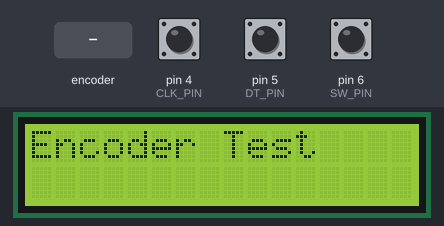
The sketch below on a simulated Arduino Uno, built with avr-gcc and run on an emulated ATmega328P. Parts: 16×2 character LCD. The inputs (shaded band) are chosen by the test bench; at power-on: pin 6 (SW_PIN) HIGH, pin 4 (CLK_PIN) HIGH, pin 5 (DT_PIN) HIGH. What the sketch prints to the serial monitor is not drawn.

Above: at 1.3 s.
1.4 s: rotary encoder on pin 4 (CLK_PIN) / pin 5 (DT_PIN) turned 3 steps (first pin leading)
At 3.0 s:
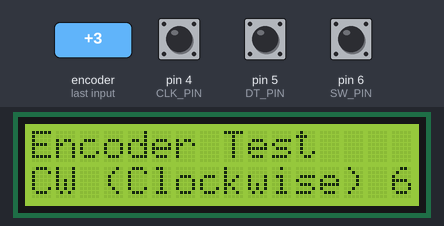
3.5 s: pin 6 (SW_PIN) pulled LOW for 3.2 s
At 3.9 s:
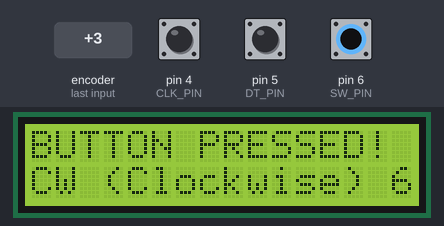
8.2 s: rotary encoder on pin 4 (CLK_PIN) / pin 5 (DT_PIN) turned 2 steps (second pin leading)
At 9.5 s:
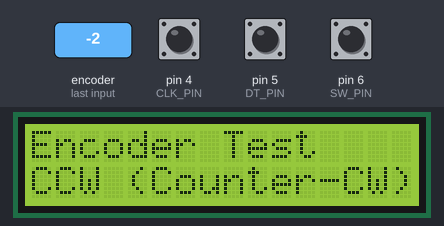
10.1 s: pin 6 (SW_PIN) pulled LOW for 0.15 s
At 10.5 s:
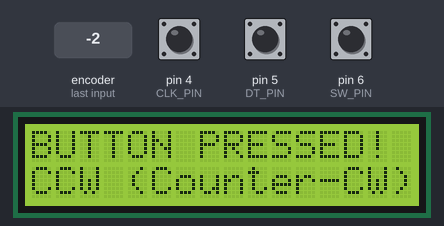
Timing chart, 0 to 13.1 s (numbered marks = the images above; inputs shaded):
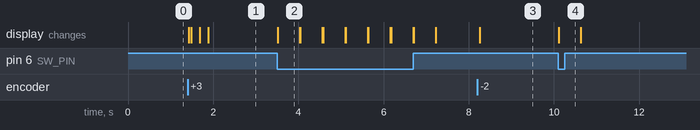

Measured:
- after the input at 1.4 s, the display: first changes at once (image 1 shows a later state)
- after the input at 3.5 s, the display: changes at once (image 2)
- after the input at 8.2 s, the display: changes after 0.06 s (image 3)
- after the input at 10.1 s, the display: changes at once (image 4)
- what the display in image 2 shows lasts 0.5 s, from 3.5 s to 4.0 s

The sketch:

Test_RotaryEncoder.ino
```cpp
// ROTARY ENCODER TEST SKETCH
// Upload this to your Slave Arduino to diagnose the rotary encoder issue

#include <Wire.h>
#include <LiquidCrystal_I2C.h>

// Rotary Encoder Pins
#define CLK_PIN 4
#define DT_PIN 5
#define SW_PIN 6

// LCD Instance (try 0x27 first, if not working try 0x3F)
LiquidCrystal_I2C lcd(0x27, 16, 2);

// Rotary encoder variables
int currentStateCLK;
int lastStateCLK;
int counter = 0;
String rotation = "";

void setup() {
  Serial.begin(9600);
  Serial.println("===== ROTARY ENCODER TEST =====");
  Serial.println("Rotate the encoder and watch the output...");
  Serial.println();

  // Initialize LCD
  lcd.init();
  lcd.backlight();
  lcd.setCursor(0, 0);
  lcd.print("Encoder Test");

  // Initialize Rotary Encoder pins
  pinMode(CLK_PIN, INPUT);
  pinMode(DT_PIN, INPUT);
  pinMode(SW_PIN, INPUT_PULLUP);

  // Read the initial state of CLK
  lastStateCLK = digitalRead(CLK_PIN);

  Serial.print("Initial CLK State: ");
  Serial.println(lastStateCLK);
  Serial.print("Initial DT State: ");
  Serial.println(digitalRead(DT_PIN));
  Serial.print("Initial SW State: ");
  Serial.println(digitalRead(SW_PIN));
  Serial.println("----------------------------");
}

void loop() {
  // Read the current state of CLK
  currentStateCLK = digitalRead(CLK_PIN);

  // If the state of CLK has changed, then rotation occurred
  if (currentStateCLK != lastStateCLK) {

    // If DT state is different from CLK state - rotating clockwise
    if (digitalRead(DT_PIN) != currentStateCLK) {
      counter++;
      rotation = "CW (Clockwise)";
      Serial.print("Rotation: CLOCKWISE   | Counter: ");
    } else {
      // Rotating counter-clockwise
      counter--;
      rotation = "CCW (Counter-CW)";
      Serial.print("Rotation: COUNTER-CW  | Counter: ");
    }

    Serial.print(counter);
    Serial.print(" | CLK: ");
    Serial.print(currentStateCLK);
    Serial.print(" | DT: ");
    Serial.println(digitalRead(DT_PIN));

    // Update LCD
    lcd.setCursor(0, 1);
    lcd.print("                "); // Clear line
    lcd.setCursor(0, 1);
    lcd.print(rotation);
    lcd.print(" ");
    lcd.print(counter);
  }

  // Save the last CLK state
  lastStateCLK = currentStateCLK;

  // Check button press
  if (digitalRead(SW_PIN) == LOW) {
    Serial.println("*** BUTTON PRESSED ***");
    lcd.setCursor(0, 0);
    lcd.print("BUTTON PRESSED! ");
    delay(500);
    lcd.setCursor(0, 0);
    lcd.print("Encoder Test    ");
  }

  delay(1); // Small delay for stability
}
```
